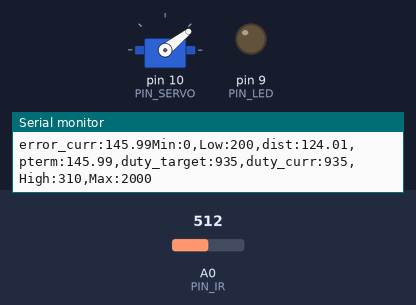
Simulated run of this sketch. Board: Arduino Uno, built with avr-gcc and run on an emulated ATmega328P. Shown: servo, output pins drawn as LEDs (lit = HIGH), the last lines printed to the serial monitor. The inputs (shaded band) are chosen by the test bench; at power-on: A0 (PIN_IR) = 512.

Above: at 1.2 s.
1.3 s: A0 (PIN_IR) set to 122
At 3.0 s:
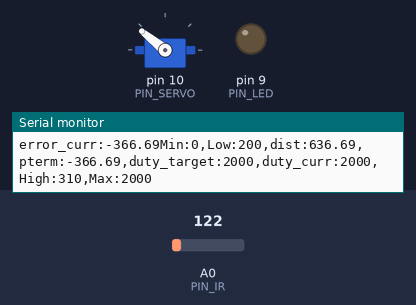
4.3 s: A0 (PIN_IR) set to 0
At 7.0 s:
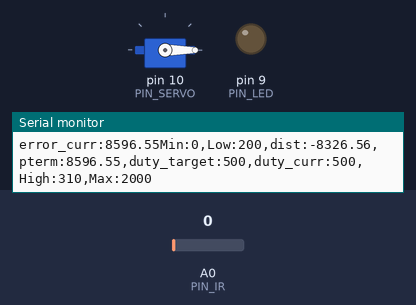
7.3 s: A0 (PIN_IR) set to 280
At 9.4 s:
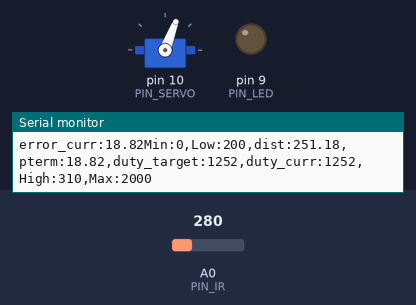
Timing chart, 0 to 10.9 s (numbered marks = the images above; inputs shaded):
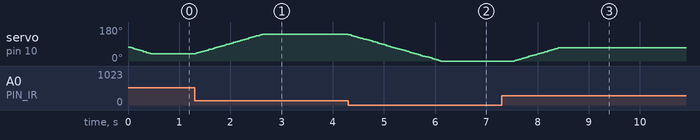

The sketch:

Proportional_Controller.ino
```cpp
#include <Servo.h>

/////////////////////////////
// Configurable parameters //
/////////////////////////////
// Arduino pin assignment
#define PIN_LED 9
#define PIN_SERVO 10
#define PIN_IR A0

// Framework setting
#define _DIST_TARGET 270
#define _DIST_MIN 100
#define _DIST_MAX 410

// Distance sensor
#define _DIST_ALPHA 0.3  // ema 필터에 적용할 알파값

// Servo range
#define _DUTY_MIN 500  // 서보의 최소 각도값
#define _DUTY_NEU 1300  // 서보의 중간 각도값
#define _DUTY_MAX 2000  // 서보의 최대 각도값

// Servo speed control
#define _SERVO_ANGLE 30  // 서보 각도 설정
#define _SERVO_SPEED 100  // 서보의 속도 설정

// Event periods
#define _INTERVAL_DIST 20  // 센서의 거리측정 인터벌값
#define _INTERVAL_SERVO 20  // 서보 INTERVAL값 설정
#define _INTERVAL_SERIAL 100  // 시리얼 모니터/플로터의 인터벌값 설정

// PID parameters
#define _KP 2.5  // 비례 제어 값

#define a 72.70  // 실제 거리가 100일 때 센서가 읽는 값
#define b 344.20  // 실제 거리가 400일 때 센서가 읽는 값


//////////////////////
// global variables //
//////////////////////

// Servo instance
Servo myservo;

// Distance sensor
float dist_target;  // location to send the ball
float dist_raw, dist_ema;  // dist_raw: 적외선센서로 얻은 거리를 저장하는 변수
                           // dist_ema: 거리를 ema필터링을 한 값을 저장하는 변수
float alpha;  // ema의 알파값을 저장할 변수

// Event periods
unsigned long last_sampling_time_dist, last_sampling_time_servo, last_sampling_time_serial;  // last_sampling_time_dist: 거리센서 측정 주기
                                                                                             // last_sampling_time_servo: 서보 위치 갱신 주기
                                                                                             // last_sampling_time_serial: 제어 상태 시리얼 출력 주기
bool event_dist, event_servo, event_serial;  // 각각의 주기에 도달했는지를 불리언 값으로 저장하는 변수

// Servo speed control
int duty_chg_per_interval;  // 한 주기당 변화할 서보 활동량을 정의
int duty_target, duty_curr;  // 목표위치, 서보에 입력할 위치

// PID variables
float error_curr, error_prev, control, pterm, dterm, iterm;  // error_curr: 목표값 - 측정값
                                                             // error_prev: 이전의 error_curr
                                                             // control: 비례 제어 상수


void setup() {
  // initialize GPIO pins for LED and attach servo
  pinMode(PIN_LED, OUTPUT);  // LED를 GPIO 9번 포트에 연결
  myservo.attach(PIN_SERVO);  // 서보 모터를 GPIO 10번 포트에 연결

  // initialize global variables
  alpha = _DIST_ALPHA;  // ema의 알파값 초기화
  dist_ema = 0;  // dist_ema 초기화
  duty_curr = _DUTY_NEU;  // duty_curr 초기화

  // move servo to neutral position
  myservo.writeMicroseconds(_DUTY_NEU);  // 서보 모터를 중간 위치에 지정

  // initialize serial port
  Serial.begin(115200);  // 시리얼 포트를 115200 연결

  // convert angle speed into duty change per interval.
  duty_chg_per_interval = (_DUTY_MAX - _DUTY_MIN) * (_SERVO_SPEED / 180.0) * (_INTERVAL_SERVO / 1000.0);  // 한 주기마다 이동할 양(180.0, 1000.0은 실수타입이기 때문에 나눗셈의 결과가 실수타입으로 리턴)

  // 이벤트 변수 초기화
  last_sampling_time_dist = 0;  // 마지막 거리 측정 시간 초기화
  last_sampling_time_servo = 0;  // 마지막 서보 업데이트 시간 초기화
  last_sampling_time_serial = 0;  // 마지막 출력 시간 초기화
  event_dist = event_servo = event_serial = false;  // 각 이벤트 변수 false로 초기화
}


void loop(){
  /////////////////////
  // Event generator //
  /////////////////////
  unsigned long time_curr = millis();
  // event 발생 조건 설정
  if(time_curr >= last_sampling_time_dist + _INTERVAL_DIST) {
    last_sampling_time_dist += _INTERVAL_DIST;
    event_dist = true;  // 거리 측정 주기에 도달했다는 이벤트 발생
  }
  if(time_curr >= last_sampling_time_servo + _INTERVAL_SERVO) {
    last_sampling_time_servo += _INTERVAL_SERVO;
    event_servo = true;  // 서보모터 제어 주기에 도달했다는 이벤트 발생
  }
  if(time_curr >= last_sampling_time_serial + _INTERVAL_SERIAL) {
    last_sampling_time_serial += _INTERVAL_SERIAL;
    event_serial = true;  // 출력주기에 도달했다는 이벤트 발생
  }

  ////////////////////
  // Event handlers //
  ////////////////////
  // get a distance reading from the distance sensor
  if(event_dist) {
    event_dist = false;
    dist_raw = ir_distance_filtered();  // dist_raw에 필터링된 측정값 저장
    if (dist_ema == 0){
      dist_ema = dist_raw;  // 초기 ema값 = 필터링된 측정값
    }
    else{
      dist_ema = alpha * dist_raw + (1 - alpha) * dist_ema;  // ema 구현
    }
  }

  // PID control logic
  error_curr = _DIST_TARGET - dist_ema;  // 오차 설정
  pterm = error_curr;
  control = _KP * pterm;

  // duty_target = f(duty_neutral, control)
  duty_target = _DUTY_NEU - control;  // 목적지에서의 거리에 비례하여 목표 각도 변경

  // keep duty_target value within the range of [_DUTY_MIN, _DUTY_MAX]
  if(duty_target < _DUTY_MIN){duty_target = _DUTY_MIN;}
  else if(duty_target > _DUTY_MAX){duty_target = _DUTY_MAX;}

  if(event_servo){
    event_servo = false;
    // adjust duty_curr toward duty_target by duty_chg_per_interval
    if(duty_target > duty_curr){
      duty_curr += duty_chg_per_interval;
      if(duty_curr > duty_target){duty_curr = duty_target;}
    }
    else{
      duty_curr -= duty_chg_per_interval;
      if(duty_curr < duty_target){duty_curr = duty_target;}
    }
    // update servo position
    myservo.writeMicroseconds(duty_curr);
  }

  if(event_serial){
    event_serial = false;
    Serial.print("error_curr:");
    Serial.print(error_curr);
    Serial.print("Min:0,Low:200,dist:");
    Serial.print(dist_raw);
    Serial.print(",pterm:");
    Serial.print(pterm);
    Serial.print(",duty_target:");
    Serial.print(duty_target);
    Serial.print(",duty_curr:");
    Serial.print(duty_curr);
    Serial.println(",High:310,Max:2000");
  }
}


float ir_distance(void){  // return value unit: mm
  float val;
  float volt = float(analogRead(PIN_IR));
  val = ((6762.0/(volt-9.0))-4.0) * 10.0;
  return val;
}

float ir_distance_filtered(void){  // return value unit: mm
  float val = ir_distance();
  return 100 + 300.0 / (b - a) * (val - a);
}
```

Measured:
- after the input at 1.3 s, servo on pin 10 (PIN_SERVO): moves from 38° to 141° over 1.3 s, starting at once
- after the input at 4.3 s, servo on pin 10 (PIN_SERVO): moves from 141° to 0° over 1.8 s, starting at once
- after the input at 7.3 s, servo on pin 10 (PIN_SERVO): moves from 0° to 69° over 0.86 s, starting after 0.24 s
